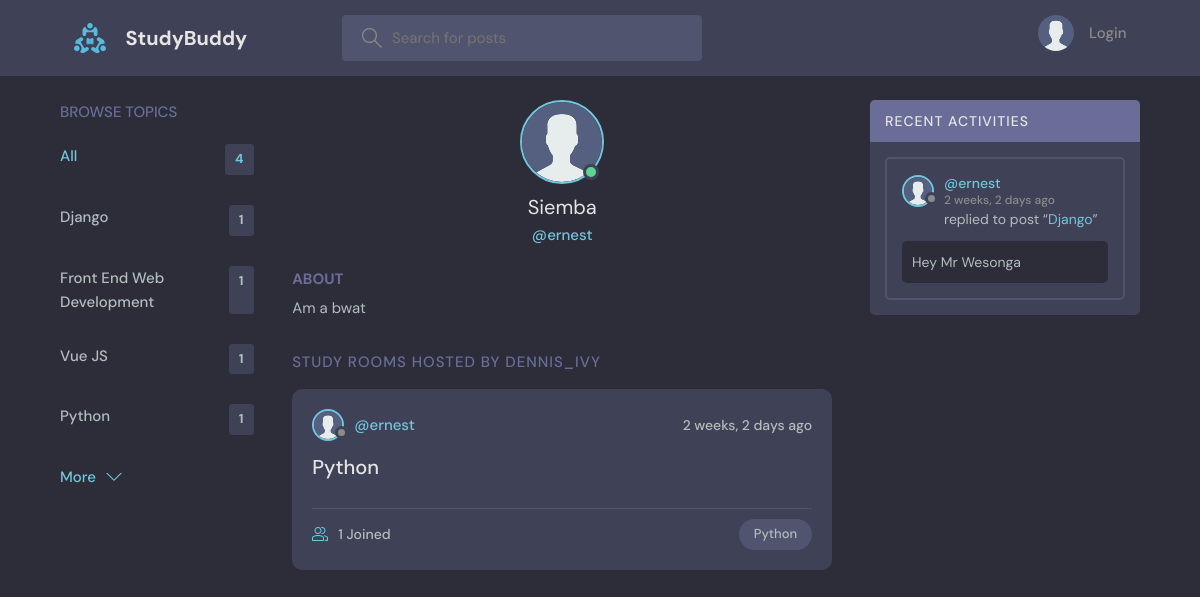
Screenshot of /profile/10/ with the database file from the repository.
### base/models.py (models this page shows, shortened)
class Topic(models.Model):
    name = models.CharField(max_length=200)

class User(AbstractUser):
    name = models.CharField(max_length=200, null=True)
    email = models.EmailField(unique=True, null=True)
    bio = models.TextField(null=True)
    avatar = models.ImageField(null=True, default="avatar.svg")
    USERNAME_FIELD = 'email'
    REQUIRED_FIELDS = []

class Room(models.Model):
    host = models.ForeignKey(User, on_delete=models.SET_NULL, null=True)
    topic = models.ForeignKey(Topic, on_delete=models.SET_NULL, null=True)
    name = models.CharField(max_length=200)
    description = models.TextField(null=True, blank=True)
    participants = models.ManyToManyField(
        User, related_name='participants', blank=True)
    updated = models.DateTimeField(auto_now=True)
    created = models.DateTimeField(auto_now_add=True)
    class Meta:
        ordering = ['-updated', '-created']
    def __str__(self):
        return self.name

class Message(models.Model):
    user = models.ForeignKey(User, on_delete=models.CASCADE)
    room = models.ForeignKey(Room, on_delete=models.CASCADE)
    body = models.TextField()
    updated = models.DateTimeField(auto_now=True)
    created = models.DateTimeField(auto_now_add=True)
    class Meta:
        ordering = ['-updated', '-created']

### base/views.py (the view)
# urls.py: path('profile/<str:pk>/', views.userProfile, name="user-profile"),
def userProfile(request, pk):
    user = User.objects.get(id=pk)
    rooms = user.room_set.all()
    room_messages = user.message_set.all()
    topics = Topic.objects.all()
    context = {'user': user, 'rooms': rooms,
               'room_messages': room_messages, 'topics': topics}
    return render(request, 'base/profile.html', context)

### base/templates/base/profile.html (shortened to what this page needs)
{% extends 'main.html' %}
{% block content %}
<main class="profile-page layout layout--3">
  <div class="container">
    {% include 'base/topics_component.html' %}
    <div class="roomList">
      <div class="profile">
        <div class="profile__avatar">
          <div class="avatar avatar--large active">
            <img src="{{user.avatar.url}}" />
          </div>
        </div>
        <div class="profile__info">
          <h3>{{user.name}}</h3>
          <p>@{{user.username}}</p>
        </div>
        <div class="profile__about">
          <h3>About</h3>
          <p>
            {{user.bio}}
          </p>
        </div>
      </div>
      <div class="roomList__header">
        <div>
          <h2>Study Rooms Hosted by dennis_ivy</a>
          </h2>
        </div>
      </div>
      {% include 'base/feed_component.html' %}
    </div>
    {% include 'base/activity_component.html' %}
  </div>
</main>
{% endblock content %}

### base/templates/base/topics_component.html
<div class="topics">
    <div class="topics__header">
        <h2>Browse Topics</h2>
    </div>
    <ul class="topics__list">
        <li>
            <a href="{% url 'home' %}" class="active">All <span>{{topics.count}}</span></a>
        </li>
        {% for topic in topics %}
        <li>
            <a href="{% url 'home' %}?q={{topic.name}}">{{topic.name}}<span>{{topic.room_set.all.count}}</span></a>
        </li>
        {% endfor %}
    </ul>
    <a class="btn btn--link" href="{% url 'topics' %}">
        More
        <svg version="1.1" xmlns="http://www.w3.org/2000/svg" width="32" height="32" viewBox="0 0 32 32">
            <title>chevron-down</title>
            <path d="M16 21l-13-13h-3l16 16 16-16h-3l-13 13z"></path>
        </svg>
    </a>
</div>

### base/templates/base/feed_component.html (shortened to what this page needs)
{% for room in rooms %}
<div class="roomListRoom">
    <div class="roomListRoom__header">
        <a href="{% url 'user-profile' room.host.id %}" class="roomListRoom__author">
            <div class="avatar avatar--small">
                <img src="{{room.host.avatar.url}}" />
            </div>
            <span>@{{room.host.username}}</span>
        </a>
        <div class="roomListRoom__actions">
            <span>{{room.created|timesince}} ago</span>
        </div>
    </div>
    <div class="roomListRoom__content">
        <a href="{% url 'room' room.id %}">{{room.name}}</a>
    </div>
    <div class="roomListRoom__meta">
        <a href="{% url 'room' room.id %}" class="roomListRoom__joined">
            {{room.participants.all.count}} Joined
        </a>
        <p class="roomListRoom__topic">{{room.topic.name}}</p>
    </div>
</div>
{% endfor %}

### base/templates/base/activity_component.html (shortened to what this page needs)
<div class="activities">
    <div class="activities__header">
        <h2>Recent Activities</h2>
    </div>
    {% for message in room_messages %}
    <div class="activities__box">
        <div class="activities__boxHeader roomListRoom__header">
            <a href="{% url 'user-profile' message.user.id %}" class="roomListRoom__author">
                <div class="avatar avatar--small">
                    <img src="{{message.user.avatar.url}}" />
                </div>
                <p>
                    @{{message.user.username}}
                    <span>{{message.created|timesince}} ago</span>
                </p>
            </a>
        </div>
        <div class="activities__boxContent">
            <p>replied to post “<a href="{% url 'room' message.room.id %}">{{message.room}}</a>”</p>
            <div class="activities__boxRoomContent">{{message.body}}</div>
        </div>
    </div>
    {% endfor %}
</div>

### rows the page displays
Topic: name "Django", room_set.all.count "1"
Topic: name "Front End Web Development", room_set.all.count "1"
Topic: name "Vue JS", room_set.all.count "1"
Topic: name "Python", room_set.all.count "1"
User: avatar (placeholder picture), name "Siemba", username "ernest", bio "Am a bwat"
Room: host.avatar (placeholder picture), host.username "ernest", created "2 weeks, 2 days", name "Python", participants.all.count "1", topic.name "Python"
Message: user.avatar (placeholder picture), user.username "ernest", created "2 weeks, 2 days", room "Django", body "Hey Mr Wesonga"

### other values shown
{{ topics.count }} "4"
